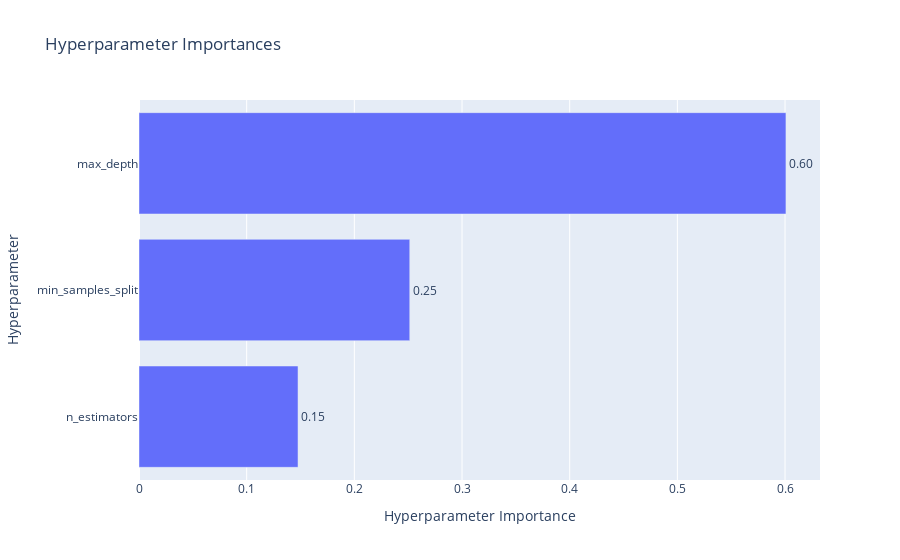

Notebook source saved alongside this figure:
### Code cell
optuna.visualization.plot_param_importances(study)

### Figure 1 — Plotly figure (JSON) as saved in the notebook; plotly's stock layout.template omitted (floating-point values rounded to 4 significant figures)
{"data": [{"cliponaxis": false, "hovertemplate": ["n_estimators (IntDistribution): 0.14768776307479478<extra></extra>", "min_samples_split (IntDistribution): 0.25145781278661244<extra></extra>", "max_depth (IntDistribution): 0.6008544241385928<extra></extra>"], "name": "Objective Value", "orientation": "h", "text": ["0.15", "0.25", "0.60"], "textposition": "outside", "type": "bar", "x": [0.1477, 0.2515, 0.6009], "y": ["n_estimators", "min_samples_split", "max_depth"]}], "layout": {"title": {"text": "Hyperparameter Importances"}, "xaxis": {"title": {"text": "Hyperparameter Importance"}}, "yaxis": {"title": {"text": "Hyperparameter"}}}}
